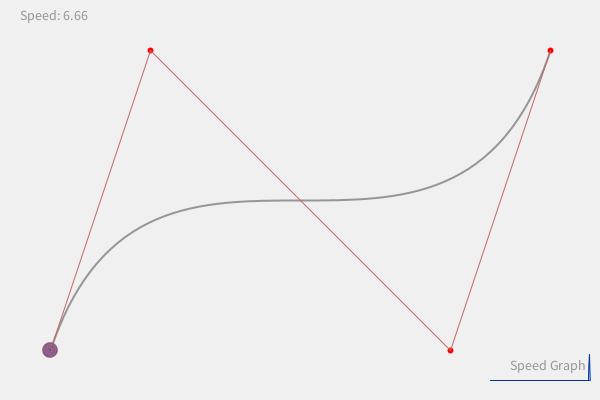
Frame 1 (no input)
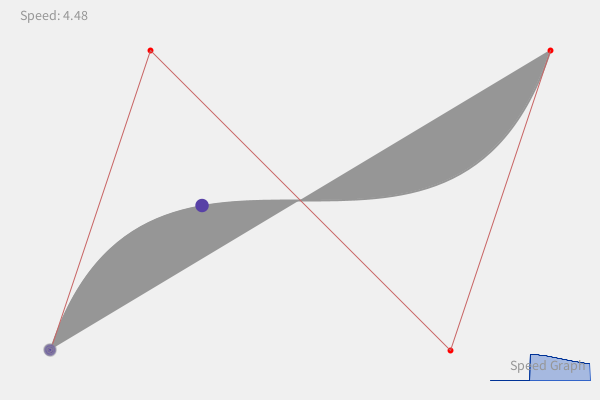
Frame 60 (the mouse pressed at the canvas centre just before this capture)
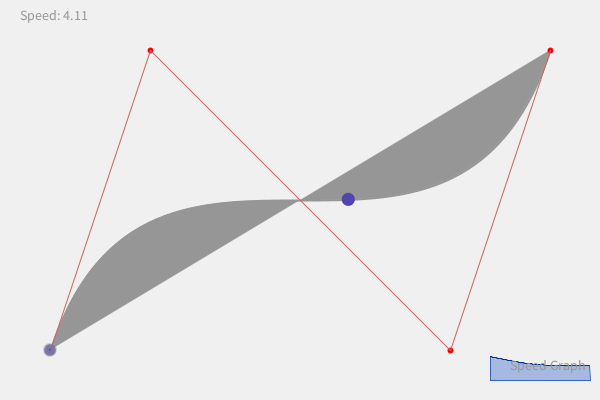
Frame 120 (the mouse held since frame 60 and released just before this capture)

The Processing sketch that drew these frames (run headless with seeded random() and noise(); from frame 60 on, the mouse is pressed at the canvas centre):

// Processing sketch: bezier_gravity
// ── bezier_gravity.pde
float x1, y1, cx2, cy2, cx3, cy3, x4, y4; // Bezier control points
float t = 0; // Curve parameter (0 to 1)
float baseSpeed = 0.004; // Base movement speed
float gravity = 0.0008; // Increased gravity constant for more dramatic effects
float currentSpeed; // To track and display the current speed

// Variables for speed visualization
int[] speedHistory = new int[100];
int historyIndex = 0;

void setup() {
  size(600, 400);
  noFill();
  // Define Bezier points
  x1 = 50;     y1 = height - 50;   // Start point
  cx2 = 150;   cy2 = 50;           // Control point 1
  cx3 = 450;   cy3 = 350;          // Control point 2
  x4 = width - 50; y4 = 50;        // End point
  
  // Initialize speed history
  for (int i = 0; i < speedHistory.length; i++) {
    speedHistory[i] = 0;
  }
}

void draw() {
  background(240);
  
  // Draw Bezier curve
  stroke(150);
  strokeWeight(2);
  bezier(x1, y1, cx2, cy2, cx3, cy3, x4, y4);
  
  // Draw control points
  stroke(255, 0, 0);
  strokeWeight(6);
  point(x1, y1);  
  point(cx2, cy2);
  point(cx3, cy3);
  point(x4, y4);
  
  // Draw control lines
  stroke(200, 100, 100);
  strokeWeight(1);
  line(x1, y1, cx2, cy2);
  line(cx2, cy2, cx3, cy3);
  line(cx3, cy3, x4, y4);
  
  // Calculate ball position on the curve
  float px = bezierPoint(x1, cx2, cx3, x4, t);
  float py = bezierPoint(y1, cy2, cy3, y4, t);
  
  // Calculate tangent vector
  float tx = bezierTangent(x1, cx2, cx3, x4, t);
  float ty = bezierTangent(y1, cy2, cy3, y4, t);
  
  // Normalize the tangent vector
  float magnitude = sqrt(tx*tx + ty*ty);
  tx /= magnitude;
  ty /= magnitude;
  
  // Calculate the slope angle (relative to horizontal)
  float slope = atan2(ty, tx);
  
  // Calculate gravitational effect (maximum at downward slopes)
  // Apply a larger multiplier for more dramatic effect
  float gravityEffect = sin(slope) * gravity;
  
  // Calculate final speed - faster when going down, slower when going up
  // The power function makes the effect more dramatic
  currentSpeed = baseSpeed - (gravityEffect * 3.5); 
  
  // Ensure minimum speed to prevent getting stuck
  currentSpeed = max(currentSpeed, 0.0005);
  
  // Apply a maximum speed cap to prevent too fast movement on steep downhills
  currentSpeed = min(currentSpeed, 0.012);
  
  // Update speed history for visualization
  speedHistory[historyIndex] = int(map(currentSpeed, 0.0005, 0.012, 0, 50));
  historyIndex = (historyIndex + 1) % speedHistory.length;
  
  // Draw speed graph
  stroke(50, 100, 200);
  fill(50, 100, 200, 100);
  beginShape();
  vertex(width - speedHistory.length - 10, height - 20);
  for (int i = 0; i < speedHistory.length; i++) {
    vertex(width - speedHistory.length - 10 + i, height - 20 - speedHistory[(historyIndex + i) % speedHistory.length]);
  }
  vertex(width - 10, height - 20);
  endShape(CLOSE);
  
  // Draw speed graph outline
  noFill();
  stroke(0, 50, 150);
  beginShape();
  for (int i = 0; i < speedHistory.length; i++) {
    vertex(width - speedHistory.length - 10 + i, height - 20 - speedHistory[(historyIndex + i) % speedHistory.length]);
  }
  endShape();
  
  // Draw moving ball
  // Change ball size based on speed for additional visual feedback
  float ballSize = map(currentSpeed, 0.0005, 0.012, 10, 20);
  
  // Change ball color based on speed (blue when slow, red when fast)
  float speedRatio = map(currentSpeed, 0.0005, 0.012, 0, 1);
  fill(speedRatio * 255, 100 * (1-speedRatio), 255 * (1-speedRatio));
  
  noStroke();
  ellipse(px, py, ballSize, ballSize);
  
  // Draw a speed trail
  float prevX, prevY;
  float stepBack = 0.01;
  stroke(150, 150, 150, 100);
  for (int i = 1; i <= 10; i++) {
    float trailT = max(0, t - stepBack * i * (1/currentSpeed));
    if (trailT < 0) continue;
    
    prevX = bezierPoint(x1, cx2, cx3, x4, trailT);
    prevY = bezierPoint(y1, cy2, cy3, y4, trailT);
    
    // Smaller points for trail
    float trailSize = ballSize * (1 - i/12.0);
    fill(speedRatio * 255, 100 * (1-speedRatio), 255 * (1-speedRatio), 150 - i*12);
    ellipse(prevX, prevY, trailSize, trailSize);
  }
  
  // Update position along the curve
  t += currentSpeed;
  if (t > 1) t = 0; // Loop back
  
  // Display current speed value
  fill(150);
  textSize(14);
  text("Speed: " + nf(currentSpeed * 1000, 0, 2), 20, 20);
  text("Speed Graph", width - 90, height - 30);
}
